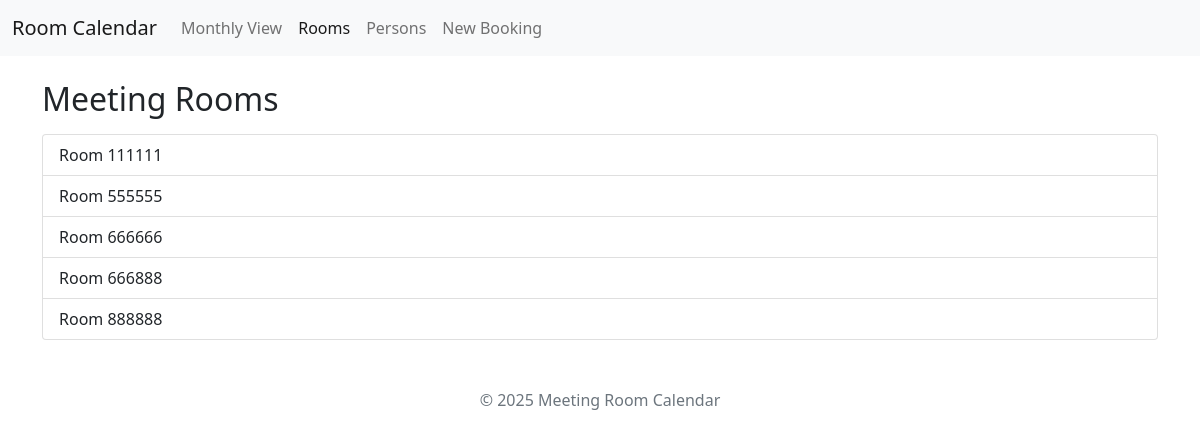
Screenshot of /rooms with the database file from the repository.
### models.py (models this page shows, shortened)
class Room(db.Model):
    id = db.Column(db.Integer, primary_key=True)
    name = db.Column(db.String(80), unique=True, nullable=False)
    bookings = db.relationship('Booking', backref='room', lazy=True, cascade="all, delete-orphan")

### app.py (the view)
@app.route('/rooms')
def rooms_list():
    try:
        rooms = Room.query.order_by(Room.name).all()
    except Exception as e:
        print(f"Error fetching rooms list: {e}")
        flash("Could not retrieve the list of rooms.", "danger")
        rooms = []
    return render_template('rooms.html', rooms=rooms)

### app.py (called while the page is built)
@app.context_processor
def inject_now():
    return {'now': datetime.now()}

### templates/rooms.html
{% extends "layout.html" %}
{% block content %}
<h2 class="mb-3">Meeting Rooms</h2>
{% if rooms %}
    <div class="list-group">
        {% for room in rooms %}
            <a href="{{ url_for('week_room_view', room_id=room.id) }}" class="list-group-item list-group-item-action">
                Room {{ room.name }}
            </a>
        {% endfor %}
    </div>
{% else %}
    <div class="alert alert-warning" role="alert">
        No meeting rooms found in the database.
    </div>
{% endif %}
{% endblock %}

### static/css/style.css (style rules this page uses)
html, body { overflow-x: hidden; }
body { padding-top: 56px; }

### rows the page displays
Room: name "111111"
Room: name "555555"
Room: name "666666"
Room: name "666888"
Room: name "888888"
